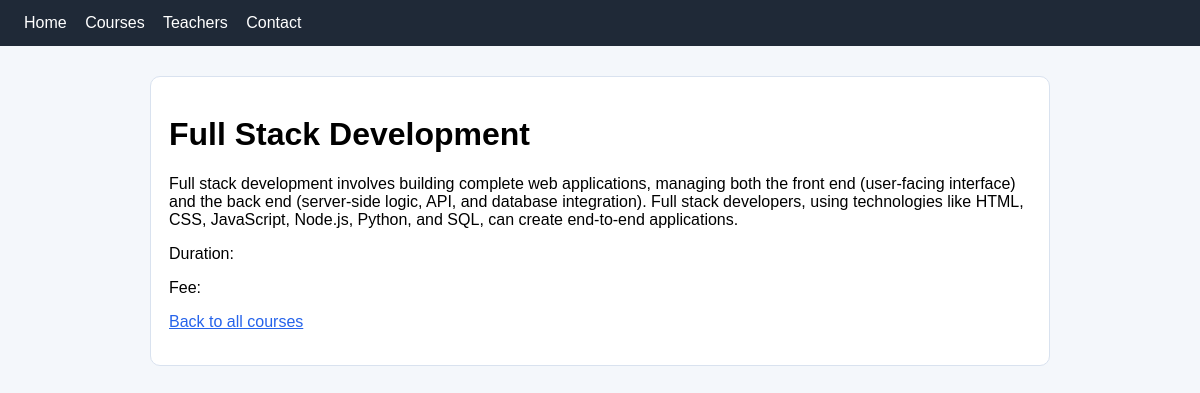
The page /academy/courses/2/ on the database its author committed.
### academy/models.py (models this page shows)
class Course (models.Model):
    title = models. CharField (max_length=100)
    description = models.TextField()
    slug = models.SlugField(unique=True)
    is_active = models.BooleanField(default=True)

### academy/views.py (the view)
# urls.py: path('courses/<slug:slug>/',views.course_detail,name='course_detail'),
def course_detail(request, slug):
    course = get_object_or_404(Course, slug=slug, is_active=True)
    return render(request, 'academy/course_detail.html', {'course': course})

### academy/templates/academy/course_detail.html (shortened to what this page needs)
{% extends "academy/base.html" %}
{% block content %}
<div class="card">
  <h1>{{ course.title }}</h1>
  <p>{{ course.description}}</p>
  <p>Duration: {{ course.duration }}</p>
  <p>Fee: {{ course.fee }}</p>
  <p><a href="{% url 'academy:courses' %}">Back to all courses</a></p>
</div>
{% endblock %}

### academy/static/academy/style.css (style rules this page uses)
body { font-family: Arial, sans-serif; margin: 0; background: #f4f7fb; }
.card { background: white; border: 1px solid #d9e2ef; border-radius: 10px; padding: 18px; margin-bottom: 16px; }
a { color: #2563eb; }

### rows shown on the page
Course: title "Full Stack Development", description "Full stack development involves building complete web applications, managing both the front end (user-facing interface) and the back end (server-side logic, API, and database integration). Full stack developers, using technologies like HTML, CSS, JavaScript, Node.js, Python, and SQL, can create end-to-end applications."
